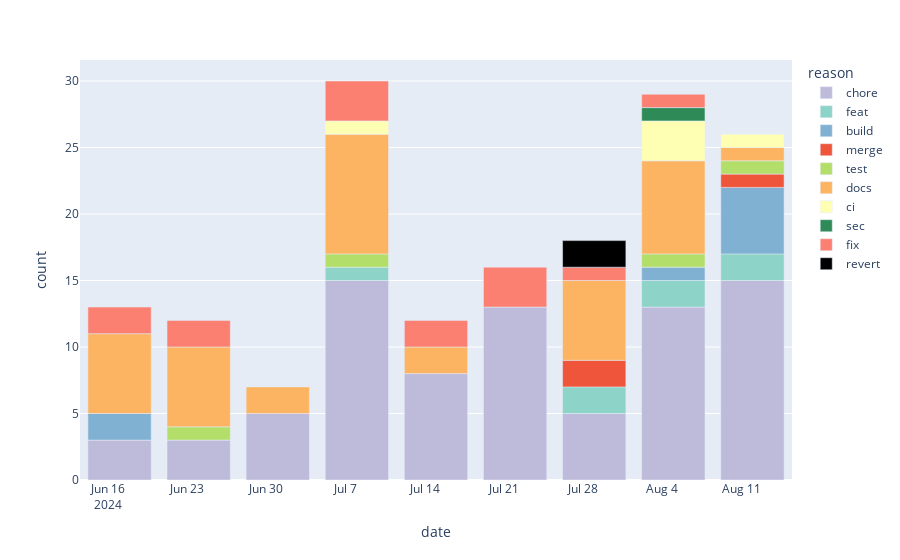

The notebook cell this image was saved under:
### Code cell
figure = px.bar(df,
                x='date',
                y='count',
                color='reason',
                labels="date",
                color_discrete_map=color_choices
                )
figure.show()

### Figure 1 — Plotly figure (JSON) as saved in the notebook; plotly's stock layout.template omitted (floating-point values rounded to 4 significant figures)
{"data": [{"alignmentgroup": "True", "hovertemplate": "reason=chore<br>date=%{x}<br>count=%{y}<extra></extra>", "legendgroup": "chore", "marker": {"color": "rgb(190,186,218)", "pattern": {"shape": ""}}, "name": "chore", "offsetgroup": "chore", "orientation": "v", "showlegend": true, "textposition": "auto", "x": ["2024-08-12", "2024-08-05", "2024-07-29", "2024-07-22", "2024-07-15", "2024-07-08", "2024-07-01", "2024-06-24", "2024-06-17"], "xaxis": "x", "y": [15, 13, 5, 13, 8, 15, 5, 3, 3], "yaxis": "y", "type": "bar"}, {"alignmentgroup": "True", "hovertemplate": "reason=feat<br>date=%{x}<br>count=%{y}<extra></extra>", "legendgroup": "feat", "marker": {"color": "rgb(141,211,199)", "pattern": {"shape": ""}}, "name": "feat", "offsetgroup": "feat", "orientation": "v", "showlegend": true, "textposition": "auto", "x": ["2024-08-12", "2024-08-05", "2024-07-29", "2024-07-08"], "xaxis": "x", "y": [2, 2, 2, 1], "yaxis": "y", "type": "bar"}, {"alignmentgroup": "True", "hovertemplate": "reason=build<br>date=%{x}<br>count=%{y}<extra></extra>", "legendgroup": "build", "marker": {"color": "rgb(128,177,211)", "pattern": {"shape": ""}}, "name": "build", "offsetgroup": "build", "orientation": "v", "showlegend": true, "textposition": "auto", "x": ["2024-08-12", "2024-08-05", "2024-06-17"], "xaxis": "x", "y": [5, 1, 2], "yaxis": "y", "type": "bar"}, {"alignmentgroup": "True", "hovertemplate": "reason=merge<br>date=%{x}<br>count=%{y}<extra></extra>", "legendgroup": "merge", "marker": {"color": "#EF553B", "pattern": {"shape": ""}}, "name": "merge", "offsetgroup": "merge", "orientation": "v", "showlegend": true, "textposition": "auto", "x": ["2024-08-12", "2024-07-29"], "xaxis": "x", "y": [1, 2], "yaxis": "y", "type": "bar"}, {"alignmentgroup": "True", "hovertemplate": "reason=test<br>date=%{x}<br>count=%{y}<extra></extra>", "legendgroup": "test", "marker": {"color": "rgb(179,222,105)", "pattern": {"shape": ""}}, "name": "test", "offsetgroup": "test", "orientation": "v", "showlegend": true, "textposition": "auto", "x": ["2024-08-12", "2024-08-05", "2024-07-08", "2024-06-24"], "xaxis": "x", "y": [1, 1, 1, 1], "yaxis": "y", "type": "bar"}, {"alignmentgroup": "True", "hovertemplate": "reason=docs<br>date=%{x}<br>count=%{y}<extra></extra>", "legendgroup": "docs", "marker": {"color": "rgb(253,180,98)", "pattern": {"shape": ""}}, "name": "docs", "offsetgroup": "docs", "orientation": "v", "showlegend": true, "textposition": "auto", "x": ["2024-08-12", "2024-08-05", "2024-07-29", "2024-07-15", "2024-07-08", "2024-07-01", "2024-06-24", "2024-06-17"], "xaxis": "x", "y": [1, 7, 6, 2, 9, 2, 6, 6], "yaxis": "y", "type": "bar"}, {"alignmentgroup": "True", "hovertemplate": "reason=ci<br>date=%{x}<br>count=%{y}<extra></extra>", "legendgroup": "ci", "marker": {"color": "rgb(255,255,179)", "pattern": {"shape": ""}}, "name": "ci", "offsetgroup": "ci", "orientation": "v", "showlegend": true, "textposition": "auto", "x": ["2024-08-12", "2024-08-05", "2024-07-08"], "xaxis": "x", "y": [1, 3, 1], "yaxis": "y", "type": "bar"}, {"alignmentgroup": "True", "hovertemplate": "reason=sec<br>date=%{x}<br>count=%{y}<extra></extra>", "legendgroup": "sec", "marker": {"color": "seagreen", "pattern": {"shape": ""}}, "name": "sec", "offsetgroup": "sec", "orientation": "v", "showlegend": true, "textposition": "auto", "x": ["2024-08-05"], "xaxis": "x", "y": [1], "yaxis": "y", "type": "bar"}, {"alignmentgroup": "True", "hovertemplate": "reason=fix<br>date=%{x}<br>count=%{y}<extra></extra>", "legendgroup": "fix", "marker": {"color": "rgb(251,128,114)", "pattern": {"shape": ""}}, "name": "fix", "offsetgroup": "fix", "orientation": "v", "showlegend": true, "textposition": "auto", "x": ["2024-08-05", "2024-07-29", "2024-07-22", "2024-07-15", "2024-07-08", "2024-06-24", "2024-06-17"], "xaxis": "x", "y": [1, 1, 3, 2, 3, 2, 2], "yaxis": "y", "type": "bar"}, {"alignmentgroup": "True", "hovertemplate": "reason=revert<br>date=%{x}<br>count=%{y}<extra></extra>", "legendgroup": "revert", "marker": {"color": "black", "pattern": {"shape": ""}}, "name": "revert", "offsetgroup": "revert", "orientation": "v", "showlegend": true, "textposition": "auto", "x": ["2024-07-29"], "xaxis": "x", "y": [2], "yaxis": "y", "type": "bar"}], "layout": {"xaxis": {"anchor": "y", "domain": [0.0, 1.0], "title": {"text": "date"}}, "yaxis": {"anchor": "x", "domain": [0.0, 1.0], "title": {"text": "count"}}, "legend": {"title": {"text": "reason"}, "tracegroupgap": 0}, "margin": {"t": 60}, "barmode": "relative"}}
